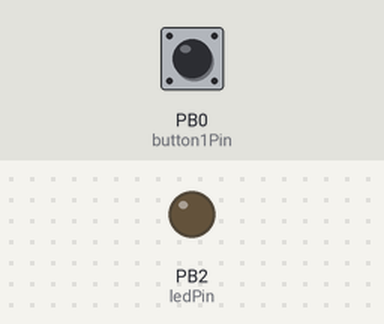
Bench run of a sketch on a simulated ATtiny85, built with avr-gcc and run on an emulated ATtiny85. Parts: output pins drawn as LEDs (lit = HIGH). Inputs (shaded band) come from the test bench; at power-on: PB0 (button1Pin) LOW.

Above: at 1.2 s.
1.3 s: PB0 (button1Pin) pulled HIGH for 0.15 s
4.3 s: PB0 (button1Pin) pulled HIGH for 1 s
At 6.0 s:
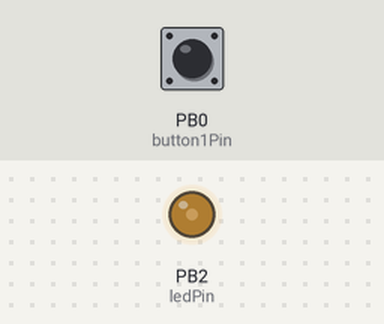
6.8 s: PB0 (button1Pin) pulled HIGH for 0.15 s
At 7.9 s:
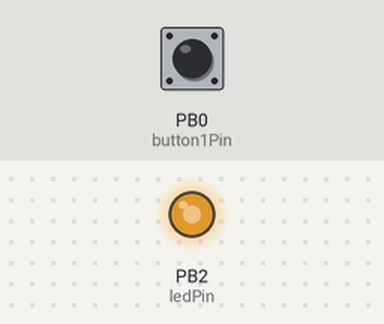
9.8 s: PB0 (button1Pin) pulled HIGH for 3.2 s
Timing chart, 0 to 15.5 s (numbered marks = the images above; inputs shaded):
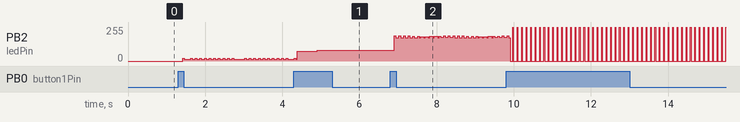

The sketch:

ATTINY85_LEDSwitch.ino
```cpp
/*
LED Application
FOR 1W LED ONLY
1. Turn ON with LOW Voltage
2. Switch to HIGH Voltage
3. Flash
4. OFF/STANDBY

FOR ATTINY85
Button for HIGH signal in on Pin0
PWM output for MOSFET Gate on PIN1
*/

#include <avr/sleep.h>

#ifndef cbi
#define cbi(sfr, bit) (_SFR_BYTE(sfr) &= ~_BV(bit))
#endif
#ifndef sbi
#define sbi(sfr, bit) (_SFR_BYTE(sfr) |= _BV(bit))
#endif

// Bei LED Vorwiderstand 4,7R und C=1µF
// 2,402V (1/20) 2,41V(1/18) 2,44V(1/15) 3,28(20/1) 2,53(2/10) 2,69(5/10)
// 2,99V(20/1)
// Bei LED Vorwiderstand 1R und C=1µF
// (1/15)(20/0) 2,434V 3,252V
// mode low
int delPWM1 = 1;
int delPWM2 = 16; //2,42V
// mode middle
int delPWM3 = 4;
int delPWM4 = 9; //2,76V
// mode middle
int delPWM5 = 5;
int delPWM6 = 2; //3,32V

const int button1Pin = 0; //setting button pin
const int ledPin =  2;  // setting LED pin
int button1PushCounter1 = 0;    // counts the button pushes
int button1State1 = 1;    // tracks the button state
int lastButton1State1 = 0;    // last state of the button
int button1State = 0;  // Button status
int lastButton1State = LOW;  //Button set to LOW
long lastDebounceTime1 = 0;  // Debounce status
long debounceDelay = 50;  // Debounce delay time

void setup() {
  pinMode(ledPin, OUTPUT);  // Set LED-Pin as output
  pinMode(button1Pin, INPUT);  // Sets button as input
  sbi(GIMSK,PCIE); // // turn on general PCINT
  sbi(PCMSK,PCINT0); // turn on chosen PCINTx
}

//mode one: low
int modeone() {
  digitalWrite(ledPin,HIGH);
  delay(delPWM1);
  digitalWrite(ledPin,LOW);
  delay(delPWM2);
}

//mode middle: middle
int modemiddle() {
  digitalWrite(ledPin,HIGH);
  delay(delPWM3);
  digitalWrite(ledPin,LOW);
  delay(delPWM4);
}

//mode two: full
int modetwo() {
  digitalWrite(ledPin,HIGH);
  delay(delPWM5);
  digitalWrite(ledPin,LOW);
  delay(delPWM6);
}

//mode three: strobe
int modethree() {
  digitalWrite(ledPin,HIGH);
  delay(15);
  digitalWrite(ledPin,LOW);
  delay(100);
}

//Sleep mode
int modefour() {
  digitalWrite(ledPin,LOW);
  delay(200);
  button1PushCounter1 = 1;
  system_sleep();
}

void loop() {
  int reading1 = digitalRead(button1Pin);
  button1State1 = digitalRead(button1Pin);

  if (reading1 != lastButton1State) {
    lastDebounceTime1 = millis();
  }

  if ((millis() - lastDebounceTime1) > debounceDelay) {

    if (reading1 != button1State) {
      button1State = reading1;

        if (button1State1 != lastButton1State1) {

          if (button1State1 == HIGH) {
            button1PushCounter1++;

            if (button1PushCounter1 == 6) {
              button1PushCounter1 = 1;}
          }
          else {
          }
        }
          lastButton1State1 = button1State1;
    }
  }
  lastButton1State = reading1;

//switching modes:

      if (button1PushCounter1 == 1) {
          modeone();
    }
      if (button1PushCounter1 == 2) {
          modemiddle();
    }
      if (button1PushCounter1 == 3) {
           modetwo();
    }
      if (button1PushCounter1 == 4) {
          modethree();
    }
      if (button1PushCounter1 == 5) {
          modefour();
    }
}

void system_sleep() {
cbi(ADCSRA,ADEN); // Analog-Digitalwandler aus
set_sleep_mode(SLEEP_MODE_PWR_DOWN); // Set sleep mode to power down
sleep_mode(); // System sleeps here
sbi(ADCSRA,ADEN);  // Switch Analog to Digital converter ON
}

ISR(PCINT0_vect) {
}
```
